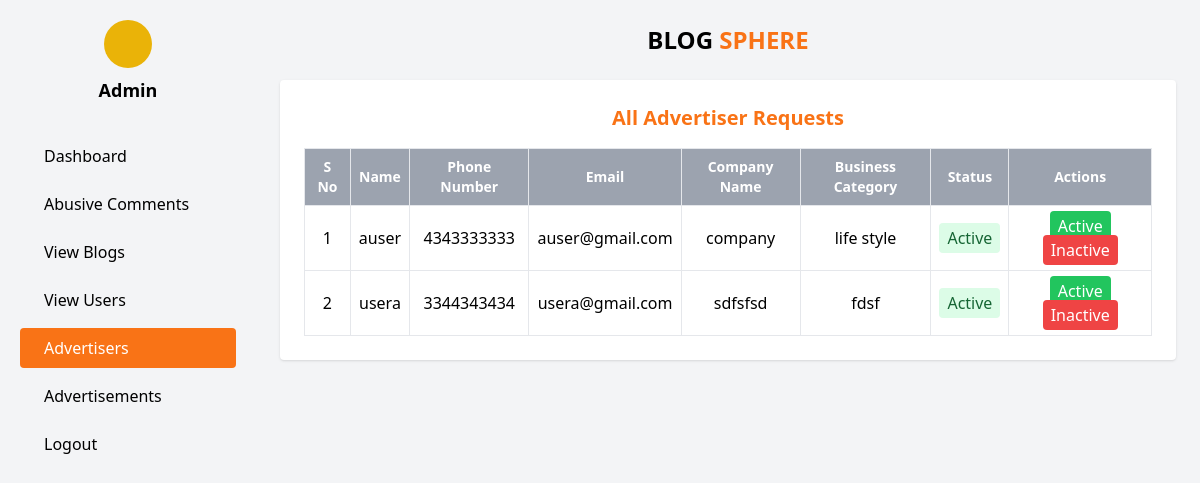
/admin_panel/admin/advertisers/ (signed in), run on the app's committed database.
### account/models.py (models this page shows)
class User(AbstractUser):
    USER_TYPE_CHOICES = (
        ('normal', 'Normal User'),
        ('advertiser', 'Advertiser'),
    )
    user_type = models.CharField(max_length=20, choices=USER_TYPE_CHOICES, default='normal')

### advertisers/models.py (models this page shows, shortened)
class Advertiser(models.Model):
    user = models.OneToOneField(User, on_delete=models.CASCADE)
    business_name = models.CharField(max_length=255)
    business_type = models.CharField(max_length=255)
    contact_number = models.CharField(max_length=20)
    address = models.CharField(max_length=255)
    profile_image = models.ImageField(upload_to='advertiser_profiles/', null=True, blank=True)

### admin_panel/views.py (the view)
# urls.py: path('admin/advertisers/', views.all_advertisers_view, name='all_advertisers'),
@never_cache
@user_passes_test(is_admin)
@login_required
def all_advertisers_view(request):
    advertisers = User.objects.filter(user_type='advertiser')
    return render(request, 'admin_panel/advertiser_requests.html', {'advertisers': advertisers})

### admin_panel/views.py (called while the page is built)
def is_admin(user):
    return user.is_superuser

### admin_panel/templates/admin_panel/advertiser_requests.html (shortened to what this page needs)
{% extends "admin_base.html" %}
{% block content %}
<div class="bg-white p-6 shadow rounded">
  <h2 class="text-xl font-semibold text-orange-500 mb-4">All Advertiser Requests</h2>
  <table class="w-full border-collapse border border-gray-200">
    <thead>
      <tr class="bg-gray-400 text-white text-sm">
        <th class="border p-2">S No</th>
        <th class="border p-2">Name</th>
        <th class="border p-2">Phone Number</th>
        <th class="border p-2">Email</th>
        <th class="border p-2">Company Name</th>
        <th class="border p-2">Business Category</th>
        <th class="border p-2">Status</th>
        <th class="border p-2">Actions</th>
      </tr>
    </thead>
    <tbody>
      {% for advertiser in advertisers %}
      <tr class="text-center">
        <td class="border p-2">{{ forloop.counter }}</td>
            <td class="border p-2">{{ advertiser.username }}</td>
            <td class="border p-2">{{ advertiser.advertiser.contact_number }}</td>
            <td class="border p-2">{{ advertiser.email }}</td>
            <td class="border p-2">{{ advertiser.advertiser.business_name }}</td>
            <td class="border p-2">{{ advertiser.advertiser.business_type }}</td>
            <td class="border p-2">
              {% if advertiser.is_active %}
                <span class="bg-green-100 text-green-800 px-2 py-1 rounded">Active</span>
              {% else %}
                <span class="bg-red-100 text-red-800 px-2 py-1 rounded">Inactive</span>
              {% endif %}
            </td>
        <td class="border p-2">
          <form action="" method="post" class="inline">
            <a href="{% url 'approve_advertiser' advertiser.id %}" class="bg-green-500 text-white px-2 py-1 rounded">Active</a>
          </form>
          <form action="" method="post" class="inline">
            <a href="{% url 'reject_advertiser' advertiser.id %}" class="bg-red-500 text-white px-2 py-1 rounded">Inactive</a>
          </form>
        </td>
      </tr>
      {% empty %}
      <tr>
        <td colspan="7" class="p-4 text-center text-gray-500">No advertiser requests found.</td>
      </tr>
      {% endfor %}
    </tbody>
  </table>
</div>
{% endblock %}

### data on the page
User: username "auser", advertiser.contact_number "4343333333", email "auser@gmail.com", advertiser.business_name "company", advertiser.business_type "life style", is_active "Active"
User: username "usera", advertiser.contact_number "3344343434", email "usera@gmail.com", advertiser.business_name "sdfsfsd", advertiser.business_type "fdsf", is_active "Active"
